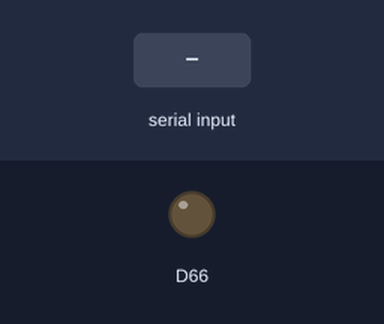
Recording of a sketch running on a simulated Arduino Due. Parts: output pins drawn as LEDs (lit = HIGH). The inputs (shaded band) are chosen by the test bench.

Above: at 1.2 s.
1.3 s: byte 30 received over Serial
At 1.57 s:
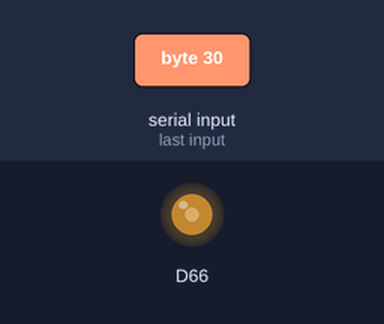
3.1 s: byte 90 received over Serial
Timing chart, 0 to 6.1 s (numbered marks = the images above; inputs shaded):
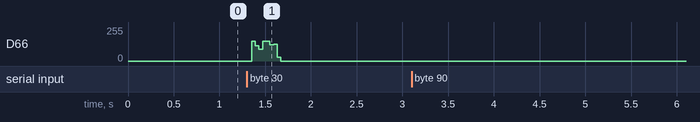

Measured:
- after the input at 1.3 s, D66: 0/255 → 147/255 after 0.05 s, → 0/255 0.20 s later

The sketch:

trasmettitore_v1_0.ino
```cpp
/*
  Trasmettitore.ino
  Created by Alessandro Disarò, March 2024.
*/

#include <DueTimer.h> //libreria DueTimer di Ivan Seidel https://github.com/ivanseidel/DueTimer

/* DEFINIZIONE DEI PARAMETRI DI FUNZIONAMENTO */
#define TS 200 //periodo di campionamento al ricevitore in microsecondi
#define OSR 5 //tasso di sovracampionamento al ricevitore
#define TT TS * OSR //periodo di trasmissione (ovvero di simbolo)
#define SYNC_LEN 254 //lunghezza del segnale di sincronizzazione in simboli
#define BOUND_LEN 40 //lunghezza del segnale di rilevamento soglie
#define BUFF_SIZE 400 //dimensione del buffer per i valori da trasmettere
#define SPB 4 //simboli per byte (attualmente fisso, valori diversi da 4 non implementati)
#define SPM 1024 * SPB //lunghezza in simboli del messaggio (byte * SPB)

/* VARIABILI */
//segnale di sincronizzazione
byte mls[SYNC_LEN] = {2,0,0,2,2,2,2,0,0,0,2,2,0,2,2,0,0,0,0,2,0,0,0,2,0,2,2,2,0,2,0,2,2,2,2,0,2,2,0,2,2,2,2,2,0,0,0,0,2,2,0,2,0,0,2,2,0,2,0,2,2,0,2,2,0,2,0,2,0,0,0,0,0,2,0,0,2,2,2,0,2,2,0,0,2,0,0,2,0,0,2,2,0,0,0,0,0,0,2,2,2,0,2,0,0,2,0,0,0,2,2,2,0,0,0,2,0,0,0,0,0,0,0,2,0,2,2,0,0,0,2,2,2,2,0,2,0,0,0,0,2,2,2,2,2,2,2,2,0,0,2,0,0,0,0,2,0,2,0,0,2,2,2,2,2,0,2,0,2,0,2,0,2,2,2,0,0,0,0,0,2,2,0,0,0,2,0,2,0,2,2,0,0,2,2,0,0,2,0,2,2,2,2,2,2,0,2,2,2,2,0,0,2,2,0,2,2,2,0,2,2,2,0,0,2,0,2,0,2,0,0,2,0,2,0,0,0,2,0,0,2,0,2,2,0,2,0,0,0,2,2,0,0,2};
/*Stato della trasmissione:
0 → nessun messaggio da inviare
1 → trasmissione della sincronizzazione
2 → trasmissione del rilevamento soglie
3 → trasmissione del messaggio
*/
volatile byte status = 0;
//segnale di rilevamento soglie
byte boundSignal[BOUND_LEN] = {0,2,0,2,0,2,0,2,0,2,0,2,0,2,0,2,0,2,0,2,0,2,0,2,0,2,0,2,0,2,0,2,0,2,0,2,0,2,0,2};
const int TX_LEVELS[] = {0, 2992, 4095, 3585}; //valori per il DAC dei simboli nell'ordine (0,1,3,2)
int txValues[BUFF_SIZE]; //buffer circolare per i valori da trasmettere
volatile short posWTxValues = 0; //posizione del prossimo elemento da inserire nel buffer
short posRTxValues = 0; //posizione del prossimo elemento da leggere dal buffer
short posStartBuff = 0; //posizione del prossimo elemento da leggere nella fase iniziale
volatile short symbols = 0; //simboli validi nel buffer di trasmissione
int transmittedSymbols = 0; //simboli trasmessi nel messaggio corrente

void setup() {
  //imposto il DAC0 con valore iniziale nullo e risoluzione 12 bit
  pinMode(DAC0, OUTPUT);
  analogWriteResolution(12);
  analogWrite(DAC0, 0);
  //collego l'interrupt al timer 3
  Timer3.attachInterrupt(setLed);
  //avvio la comunicazione seriale
  Serial.begin(115200);
  while (!Serial) {}
}

//funzione chiamata ogni TT microsecondi
void setLed(){
  //stato 1 → sincronizzazione
  if(status == 1){
    //regolo il led e incremento la posizione
    analogWrite(DAC0, TX_LEVELS[mls[posStartBuff++]]);
    //se ho finito il segnale di sincronizzazione passo al rilevamento soglie
    if(posStartBuff == SYNC_LEN){
      posStartBuff = 0;
      status = 2;
    }
  }
  //stato 2 → rilevamento soglie
  else if(status == 2){
    //regolo il led e incremento la posizione
    analogWrite(DAC0, TX_LEVELS[boundSignal[posStartBuff++]]);
    //se ho finito il rilevamento soglie passo al messaggio
    if(posStartBuff == BOUND_LEN){
      posStartBuff = 0;
      status = 3;
    }
  }
  //stato 3 → messaggio
  else if(status == 3){
    //se ci sono simboli da trasmettere
    if(symbols > 0){
      //regolo il led, incremento la posizione e aggiorno il contatore dei simboli validi
      analogWrite(DAC0, txValues[posRTxValues++]);
      posRTxValues %= BUFF_SIZE;
      symbols--;
    }
    //altrimenti se non ci sono simboli trasmetto 0
    else {
      analogWrite(DAC0, 0);
    }
    //aggiorno il contatore dei simboli trasmessi
    transmittedSymbols++;
    //se ho finito il messaggio
    if(transmittedSymbols == SPM){
      //azzero i simboli trasmessi
      transmittedSymbols = 0;
      //se ci sono ancora simboli validi torno alla sincronizzazione, altrimenti allo stato 0
      if(symbols > 0){
        status = 1;
      } else {
        status = 0;
        //interrompo il timer
        Timer3.stop();
      }
    }
  }
}

void loop() {
  //se ci sono dati disponibili in seriale e c'è spazio nel buffer...
  if(Serial.available() && (status == 0 || BUFF_SIZE - symbols > 3)) {
    //leggo il primo byte disponibile
    byte processedByte = Serial.read();
    //estraggo le diverse coppie di bit e inserisco nel buffer di scrittura il valore per il DAC corrispondente
    txValues[posWTxValues++] = TX_LEVELS[(processedByte & 0b11000000) >> 6];
    posWTxValues %= BUFF_SIZE;
    symbols++;
    txValues[posWTxValues++] = TX_LEVELS[(processedByte & 0b00110000) >> 4];
    posWTxValues %= BUFF_SIZE;
    symbols++;
    txValues[posWTxValues++] = TX_LEVELS[(processedByte & 0b00001100) >> 2];
    posWTxValues %= BUFF_SIZE;
    symbols++;
    txValues[posWTxValues++] = TX_LEVELS[(processedByte & 0b00000011)];
    posWTxValues %= BUFF_SIZE;
    symbols++;
  }
  //se non ci sono trasmissioni in corso ed è stato scritto qualcosa nel buffer, aggiorno lo stato e avvio il timer
  if(status == 0 && symbols > 0) {
    status = 1;
    Timer3.start(TT);
  }
}
```
